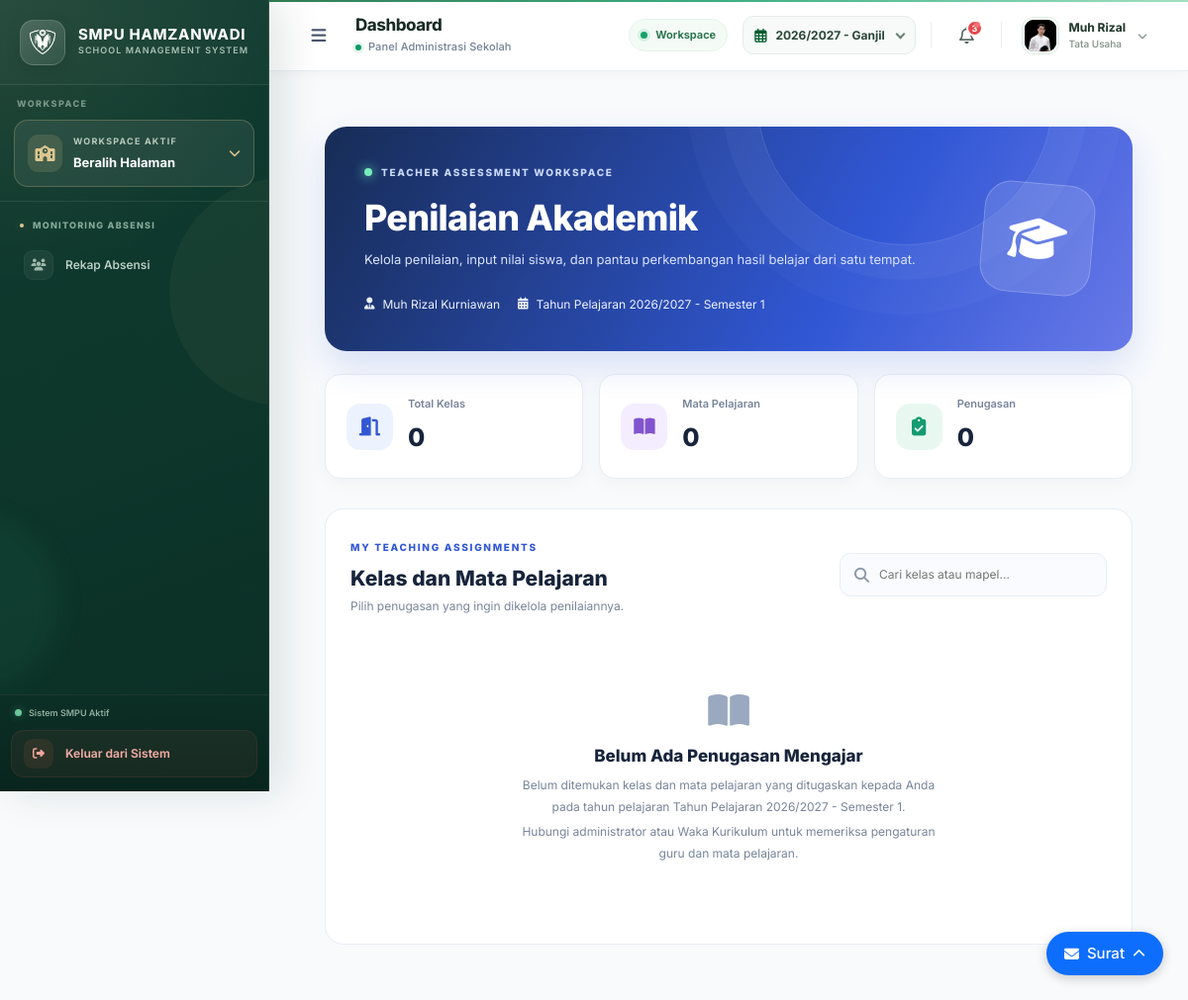
Page /nilai/guru (signed in) on the committed database.
### models.py (models this page shows, shortened)
class Guru(db.Model):
    __tablename__ = 'guru'
    nip = db.Column(db.String(50), nullable=True)
    nik = db.Column(db.String(20), nullable=True)
    gelar_depan = db.Column(db.String(30), nullable=True)
    gelar_belakang = db.Column(db.String(50), nullable=True)
    pendidikan_terakhir = db.Column(db.String(10), nullable=True)
    status_pernikahan = db.Column(db.String(20), nullable=True)
    id = db.Column(db.String(6), primary_key=True, unique=True, nullable=False)
    nama = db.Column(db.String(100), nullable=False)
    jenis_kelamin = db.Column(db.String(20), nullable=False)
    tempat_lahir = db.Column(db.String(100))
    tanggal_lahir = db.Column(db.Date)
    jabatan = db.Column(db.String(50), nullable=False)
    tugas_tambahan = db.Column(db.Text)
    sertifikasi = db.Column(db.Boolean, default=False)
    status = db.Column(db.String(20), default='Aktif')
    no_hp = db.Column(db.String(20))
    email = db.Column(db.String(100), unique=True, nullable=True)
    alamat = db.Column(db.Text)
    dibuat_pada = db.Column(db.DateTime, default=datetime.utcnow)
    foto_profil = db.Column(db.String(255), nullable=True)
    akun = db.relationship('User', backref='guru', uselist=False)

class TahunPelajaran(db.Model):
    __tablename__ = 'tahun_pelajaran'
    id = db.Column(db.Integer, primary_key=True)
    kode = db.Column(db.String(20), unique=True, nullable=False)
    nama = db.Column(db.String(80), nullable=False)
    tahun_mulai = db.Column(db.Integer, nullable=False)
    tahun_selesai = db.Column(db.Integer, nullable=False)
    semester = db.Column(db.Integer, nullable=False)
    aktif = db.Column(db.Boolean, default=False)
    status_siklus = db.Column(
        db.String(30),
        nullable=False,
        default="persiapan",
        server_default="persiapan"
    )
    tanggal_mulai = db.Column(db.Date, nullable=False)
    tanggal_selesai = db.Column(db.Date, nullable=False)

### routes/sections/guru/input_nilai.py (the view, shortened to what this page needs)
@input_nilai_guru_bp.route('/guru', methods=['GET'])
def index():
    user, guru, tahun_aktif, response = get_guru_penilaian_context()
    if response:
        return response
    daftar_penugasan = (
        PengaturanMapelKelas.query
        .join(
            MataPelajaran,
            PengaturanMapelKelas.mata_pelajaran_id == MataPelajaran.id
        )
        .options(
            joinedload(PengaturanMapelKelas.kelas),
            joinedload(PengaturanMapelKelas.mata_pelajaran)
        )
        .filter(
            PengaturanMapelKelas.guru_id == guru.id,
            PengaturanMapelKelas.tahun_pelajaran == tahun_aktif.kode
        )
        .order_by(
            PengaturanMapelKelas.kelas_id,
            MataPelajaran.nama_pelajaran
        )
        .all()
    )
    total_kelas = len({
        item.kelas_id for item in daftar_penugasan
    })
    total_mapel = len({
        item.mata_pelajaran_id for item in daftar_penugasan
    })
    return render_template(
        'sections/guru/input_nilai.html',
        user=user,
        guru=guru,
        tahun_aktif=tahun_aktif,
        daftar_penugasan=daftar_penugasan,
        total_kelas=total_kelas,
        total_mapel=total_mapel,
        active_page='nilai_guru',
        halaman_aktif='guru'
    )

### app.py (called while the page is built)
@app.before_request
def atur_domain_sesi():
    host = request.host.lower()
    if host.endswith('.smpuhamzanwadi.sch.id'):
        app.config['SESSION_COOKIE_DOMAIN'] = ".smpuhamzanwadi.sch.id"
    else:
        app.config['SESSION_COOKIE_DOMAIN'] = None
        app.config['SESSION_COOKIE_PATH'] = "/"
        app.config['SESSION_COOKIE_HTTPONLY'] = True
        app.config['SESSION_COOKIE_SAMESITE'] = 'Lax'
        app.config['SESSION_COOKIE_SECURE'] = False

def nama_singkat_dropdown(nama_lengkap):
    if not nama_lengkap:
        return "Pengguna"
    nama_lengkap = nama_lengkap.strip()
    gelar_depan = r"^(Dr\.|Drg\.|Prof\.|Ir\.|Sdr\.|H\.|K\.H\.|Alm\.|Almh\.|Drs\.|M\.|Bpk\.|Ibu\.|Ny\.|Tn\.)\s+"
    gelar = ""
    nama_murni = nama_lengkap
    cocok = re.match(gelar_depan, nama_lengkap)
    if cocok:
        gelar = cocok.group(0)
        nama_murni = nama_lengkap[cocok.end():]
    kata = nama_murni.split()
    if not kata:
        return gelar + "Pengguna"
    kata1 = kata[0].strip(".,")
    if len(kata1) >= 4:
        nama_terambil = kata[0]
    else:
        nama_terambil = " ".join(kata[:2])
    return f"{gelar}{nama_terambil}"

def ambil_inisial(nama, jumlah=2):
    if not nama or not nama.strip():
        return "US"  # ↓ INI PATOKAN UTAMA
    kata = nama.strip().split()
    inisial = ""
    if len(kata) >= 1:
        inisial += kata[0][0]
    if len(kata) >= 2 and jumlah >= 2:
        inisial += kata[-1][0]  # Ambil huruf depan nama belakang
    return inisial.upper()

@app.context_processor
def tambah_model_ke_template():
    return dict(TahunPelajaran=TahunPelajaran)

### routes/umum.py (called while the page is built)
@umum_bp.before_app_request
def load_tahun_aktif():
    tahun_operasional = TahunPelajaran.query.filter_by(
        aktif=True
    ).first()
    g.tahun_pelajaran_aktif = (
        tahun_operasional.kode if tahun_operasional else ""
    )
    tahun_pilihan = session.get('tahun_pelajaran')
    if tahun_pilihan:
        tersedia = TahunPelajaran.query.filter_by(
            kode=tahun_pilihan
        ).first()
        if not tersedia:
            tahun_pilihan = None
            session.pop('tahun_pelajaran', None)
    g.tahun_pelajaran = (
        tahun_pilihan or g.tahun_pelajaran_aktif
    )

### templates/sections/guru/input_nilai.html (shortened to what this page needs)
{% extends "layout.html" %}
{% block content %}
<link rel="stylesheet"
      href="{{ url_for('static', filename='css/jabatan/guru/input_nilai.css') }}">
<div class="nilai-page">
    <section class="nilai-hero">
        <div class="nilai-hero-content">
            <div class="nilai-eyebrow">
                <span class="nilai-eyebrow-dot"></span>
                TEACHER ASSESSMENT WORKSPACE
            </div>
            <h1>Penilaian Akademik</h1>
            <p>
                Kelola penilaian, input nilai siswa, dan pantau
                perkembangan hasil belajar dari satu tempat.
            </p>
            <div class="nilai-hero-meta">
                <span>
                    <i class="fas fa-user-tie"></i>
                    {{ guru.nama }}
                </span>
                {% if tahun_aktif %}
                <span>
                    <i class="fas fa-calendar-alt"></i>
                    {{ tahun_aktif.nama }}
                </span>
                {% endif %}
            </div>
        </div>
        <div class="nilai-hero-icon">
            <i class="fas fa-graduation-cap"></i>
        </div>
    </section>
    {% if not tahun_aktif %}
        <div class="nilai-empty">
            <i class="fas fa-calendar-xmark"></i>
            <h3>Tahun Pelajaran Belum Aktif</h3>
            <p>
                Silakan aktifkan tahun pelajaran terlebih dahulu
                melalui pengaturan akademik.
            </p>
        </div>
    {% else %}
        <section class="nilai-stats">
            <div class="nilai-stat-card">
                <div class="nilai-stat-icon blue">
                    <i class="fas fa-door-open"></i>
                </div>
                <div>
                    <span>Total Kelas</span>
                    <strong>{{ total_kelas }}</strong>
                </div>
            </div>
            <div class="nilai-stat-card">
                <div class="nilai-stat-icon purple">
                    <i class="fas fa-book-open"></i>
                </div>
                <div>
                    <span>Mata Pelajaran</span>
                    <strong>{{ total_mapel }}</strong>
                </div>
            </div>
            <div class="nilai-stat-card">
                <div class="nilai-stat-icon green">
                    <i class="fas fa-clipboard-check"></i>
                </div>
                <div>
                    <span>Penugasan</span>
                    <strong>{{ daftar_penugasan|length }}</strong>
                </div>
            </div>
        </section>
        <section class="nilai-section">
            <div class="nilai-section-header">
                <div>
                    <span class="nilai-section-eyebrow">
                        MY TEACHING ASSIGNMENTS
                    </span>
                    <h2>Kelas dan Mata Pelajaran</h2>
                    <p>
                        Pilih penugasan yang ingin dikelola penilaiannya.
                    </p>
                </div>
                <div class="nilai-search">
                    <i class="fas fa-search"></i>
                    <input
                        type="text"
                        id="cariPenugasan"
                        placeholder="Cari kelas atau mapel..."
                        autocomplete="off">
                </div>
            </div>
            {% if daftar_penugasan %}
                <div class="nilai-assignment-grid" id="daftarPenugasan">
                    {% for item in daftar_penugasan %}
                    <article class="nilai-assignment-card"
                             data-search="{{ (item.kelas.nama_kelas ~ ' ' ~ item.mata_pelajaran.nama_pelajaran)|lower }}">
                        <div class="assignment-top">
                            <div class="assignment-icon">
                                <i class="fas fa-book-open"></i>
                            </div>
                            <span class="assignment-status">
                                <span></span>
                                Aktif
                            </span>
                        </div>
                        <div class="assignment-info">
                            <span class="assignment-label">
                                MATA PELAJARAN
                            </span>
                            <h3>
                                {{ item.mata_pelajaran.nama_pelajaran }}
                            </h3>
                            <div class="assignment-class">
                                <i class="fas fa-users"></i>
                                {{ item.kelas.nama_kelas }}
                            </div>
                        </div>
                        <div class="assignment-footer">
                            <div>
                                <small>Alokasi</small>
                                <strong>{{ item.jumlah_jp }} JP</strong>
                            </div>
                            <a href="{{ url_for(
                                'input_nilai_guru.detail_penugasan',
                                penugasan_id=item.id
                            ) }}" class="assignment-next">
                                Kelola Penilaian
                                <i class="fas fa-arrow-right"></i>
                            </a>
                        </div>
                    </article>
                    {% endfor %}
                </div>
                <div class="nilai-search-empty" id="hasilKosong" hidden>
                    <i class="fas fa-search"></i>
                    <strong>Penugasan tidak ditemukan</strong>
                    <span>Coba gunakan kata kunci yang berbeda.</span>
                </div>
            {% else %}
                <div class="nilai-empty">
                    <i class="fas fa-book-open"></i>
                    <h3>Belum Ada Penugasan Mengajar</h3>
                    <p>
                        Belum ditemukan kelas dan mata pelajaran yang
                        ditugaskan kepada Anda pada tahun pelajaran
                        {{ tahun_aktif.nama }}.
                    </p>
                    <span>
                        Hubungi administrator atau Waka Kurikulum
                        untuk memeriksa pengaturan guru dan mata pelajaran.
                    </span>
                </div>
            {% endif %}
        </section>
    {% endif %}
</div>
{% endblock %}

### templates/components/header.html (shortened to what this page needs)
<header class="header" id="adminHeader">
  <div class="header-left">
    <button
      type="button"
      class="toggle-sidebar"
      id="toggleSidebar"
      aria-label="Buka atau tutup sidebar"
      title="Menu navigasi"
    >
      <i class="fas fa-bars"></i>
    </button>
    <div class="header-heading">
      <h2 class="page-title">Dashboard</h2>
      <div class="page-subtitle">
        <span class="subtitle-dot"></span>
        <span>Panel Administrasi Sekolah</span>
      </div>
    </div>
  </div>
  <div class="header-right">
    <div class="system-status" title="Status tampilan sistem">
      <span class="system-status-dot"></span>
      <span>Workspace</span>
    </div>
    {% if g.sistem_mode != 'absensi' %}
    <div class="tahun-pemilih">
      <form action="{{ url_for('umum.ganti_tahun') }}" method="POST">
        <div class="academic-select-wrap">
          <span class="academic-icon">
            <i class="far fa-calendar-alt"></i>
          </span>
          <div class="custom-select">
          </div>
        </div>
      </form>
    </div>
    {% endif %}
    <button
      type="button"
      class="notification-btn"
      aria-label="Notifikasi"
      title="Notifikasi"
    >
      <i class="far fa-bell"></i>
      <span class="notification-badge">3</span>
    </button>
    <div class="user-profile" id="userProfileBtn">
      {% set nama_pengguna = session.get('user_name') or session.get('absensi_user_name', 'Pengguna') %}
      {% set foto = session.get('foto_profil') %}
      <button
        type="button"
        class="user-profile-trigger"
        id="userProfileTrigger"
        aria-label="Buka menu profil pengguna"
        aria-expanded="false"
        aria-controls="userDropdown"
      >
        <div class="user-avatar">
          {% if foto %}
            <img
              src="{{ url_for('tampilkan_foto_profil', filename=foto) }}"
              alt="Foto Profil"
              onerror="this.style.display='none'; this.parentElement.classList.add('avatar-fallback');"
            >
          {% else %}
            {{ nama_pengguna | inisial_avatar }}
          {% endif %}
        </div>
        <div class="user-info">
          <div class="user-name">
            {{ nama_pengguna | nama_singkat_dropdown }}
          </div>
          <div class="user-role">
            {% set aktif = session.get('halaman_aktif') | default('utama') %}
            {% if aktif == 'absensi' %}
              Guru
            {% elif aktif == 'bendahara' %}
              Bendahara
            {% elif aktif == 'admin_sistem' %}
              Admin Sistem
            {% elif aktif == 'wali_kelas' %}
              Wali Kelas
            {% elif aktif == 'waka_kurikulum' %}
              Waka Kurikulum
            {% elif aktif == 'waka_kesiswaan' %}
              Waka Kesiswaan
            {% elif aktif == 'pembina_ekskul' %}
              Pembina Ekstrakurikuler
            {% else %}
              {{ session.get('jabatan') or session.get('role', 'Pengguna Sistem') }}
            {% endif %}
          </div>
        </div>
        <i class="fas fa-chevron-down profile-chevron"></i>
      </button>
    </div>
  </div>
</header>

### static/css/global.css (style rules this page uses)
* { margin: 0; padding: 0; box-sizing: border-box; }
body { font-family: 'Inter', 'Open Sans', -apple-system, BlinkMacSystemFont, 'Segoe UI', Roboto, Arial, sans-serif; font-size: 15px; font-weight: 400; line-height: 1.6; color: #1e293b; background-color: #f8fafc; -webkit-font-smoothing: antialiased; -moz-osx-font-smoothing: grayscale; }
h2 { font-size: 1.75rem; }
h3 { font-size: 1.25rem; }
p { color:#778bab; }
table, th, td, button, input, select, .badge, .btn { font-family: 'Inter', 'Open Sans', sans-serif; font-size: 0.9rem; }

### static/css/sidebar.css (style rules this page uses)
:root { --sidebar-width: 272px; --sb-bg: #103b30; --sb-bg-deep: #0b2e25; --sb-primary: #1d805b; --sb-gold: #ddc68f; --sb-text: #f4f8f4; --sb-muted: #a9c0b4; --sb-dim: #789688; --sb-border: rgba(255,255,255,.085); --sb-hover: rgba(255,255,255,.075); --sb-radius: 13px; }

### static/css/custom-select.css (style rules this page uses)
.custom-select { position: relative; width: 100%; font-size: 0.9rem; font-family: inherit; }

### static/css/spa_loading.css (style rules this page uses)
:root { --spa-sidebar-width: 272px; --spa-header-height: 72px; --spa-emerald-dark: #022c22; --spa-emerald: #059669; --spa-emerald-light: #34d399; --spa-content-left: 272px; }

### static/css/surat.css (style rules this page uses)
p { color: #000000; margin: 0 }

### rows in the picture
Guru: foto_profil (picture), nama "Muh Rizal Kurniawan"
TahunPelajaran: nama "Tahun Pelajaran 2026/2027 - Semester 1"

### other values in the picture
{{ nama_pengguna | nama_singkat_dropdown }} "Muh Rizal"
{{ session.get('jabatan') or session.get('role', 'Pengguna Sistem') }} "Tata Usaha"
{{ total_kelas }} "0"
{{ total_mapel }} "0"
{{ daftar_penugasan|length }} "0"
